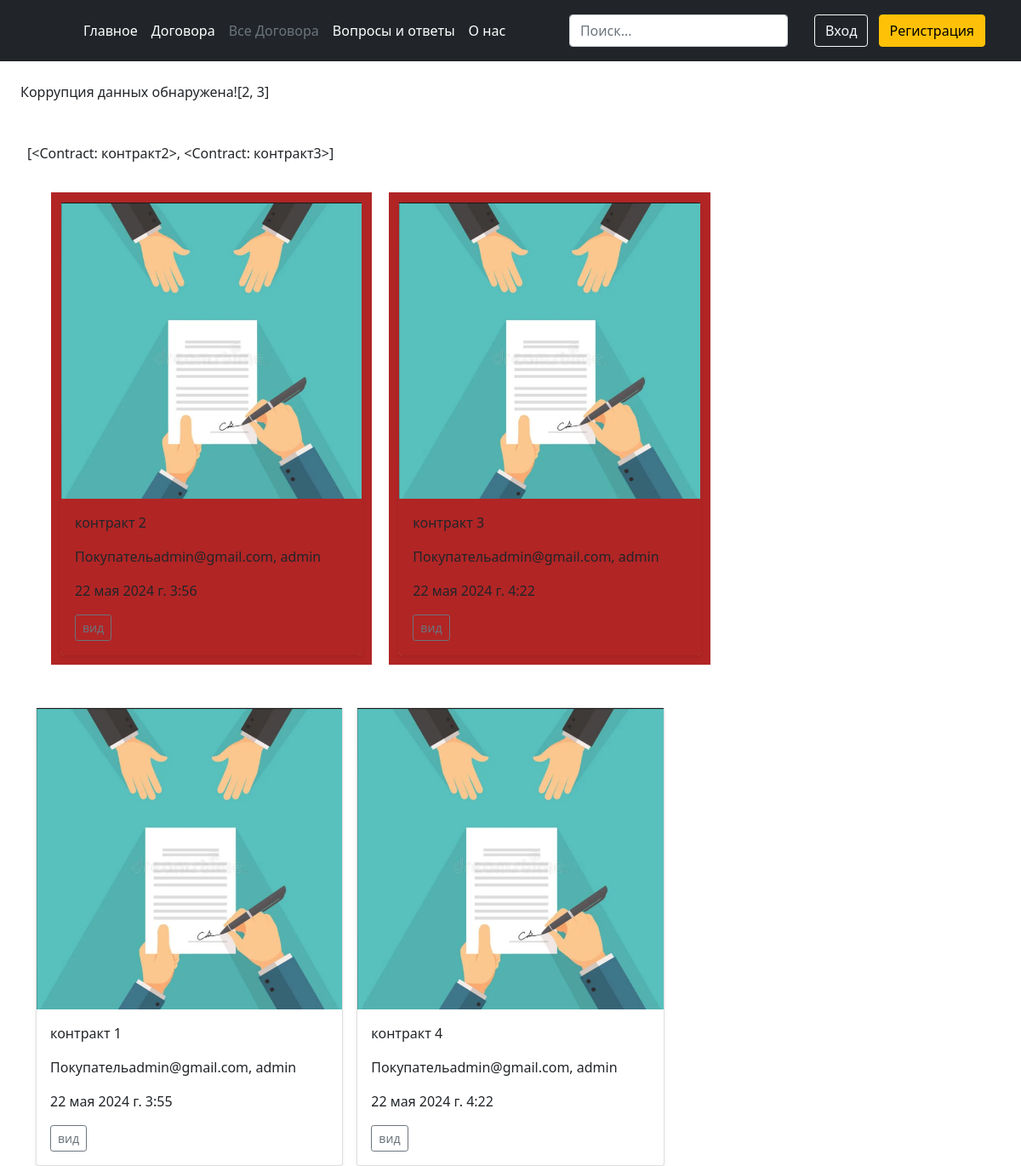
/all_dogovor/, run on the app's committed database.
### core/models.py (models this page shows, shortened)
class Contract(models.Model):
    index = models.IntegerField(null=True, blank=True)
    buyer = models.ForeignKey(User, on_delete=models.CASCADE, related_name='bought_contracts')
    seller = models.ForeignKey(User, on_delete=models.CASCADE, related_name='sold_contracts')
    item = models.CharField(max_length=255)
    price = models.DecimalField(max_digits=10, decimal_places=2)
    payment_terms = models.TextField()
    delivery_terms = models.TextField()
    warranty = models.TextField()
    dispute_resolution = models.TextField()
    podpis1 = models.FileField(upload_to='podpisi1')
    podpis2 = models.FileField(upload_to='podpisi2')
    timestamp = models.DateTimeField(auto_now_add=True,null=True, blank=True, verbose_name='создания блока')
    previous_hash = models.CharField(max_length=64,null=True, blank=True)
    hash = models.CharField(max_length=64, blank=True,null=True)
    def __str__(self):
        return "контракт{}".format(self.index)

class User(AbstractBaseUser,PermissionsMixin):
    email = models.EmailField(null=False, max_length=100,unique=True)
    idpassword = models.CharField(max_length=22,blank=True, null=True, verbose_name='id password')
    image = models.ImageField(verbose_name='изображение', upload_to='user_images/', blank=True, null=True)
    firstname = models.CharField(null=False, max_length=100)
    lastname = models.CharField(null=False, max_length=100)
    phone = models.IntegerField(null=False,unique=True)
    date_joined = models.DateTimeField(auto_now=True)
    last_login = models.DateTimeField(auto_now=True)
    is_admin = models.BooleanField(default = False)
    is_active = models.BooleanField(default = True)
    is_staff = models.BooleanField(default = False)
    is_superuser = models.BooleanField(default = False)
    USERNAME_FIELD = 'email'
    REQUIRED_FIELDS = ['firstname','lastname','phone']
    objects = UserManager()
    def __str__(self):
        return self.email + ", " + self.firstname

### core/views.py (the view)
# urls.py: path('all_dogovor/', alldogovor, name='alldogovor')
def alldogovor(request):
    blocks = Contract.objects.all()
    corruption_detected = check_blockchain_integrity(blocks)
    if corruption_detected:
        messages.error(request, 'Коррупция данных обнаружена!{}'.format(corruption_detected))
        cor_block = []
        for item in corruption_detected:
            cor_block.append(blocks.get(index=item))
            blocks = blocks.exclude(index=item)
        print(cor_block)
        return render(request,'all_dogovor.html',{'blocks':blocks, 'cor_block':cor_block} )
    return render(request,'all_dogovor.html',{'blocks':blocks, } )

### core/views.py (called while the page is built)
def check_blockchain_integrity(blocks):
    lst = []
    for i in range(1, len(blocks)):
        current_block = blocks[i]
        previous_block = blocks[i - 1]
        if current_block.previous_hash != previous_block.hash:
            lst.append(previous_block.index)
    return lst  # Коррупция обнаружена
    return False

### core/templates/all_dogovor.html (shortened to what this page needs)
{% extends "base.html" %}
{% load static %}
{% block navbar %}
<li><a href="{% url 'main' %}" class="nav-link px-2  text-white "><ya-tr-span data-index="19-0" data-translated="true" data-source-lang="en" data-target-lang="ru" data-value="Features" data-translation="Характеристики" data-ch="1" data-type="trSpan" style="visibility: initial !important;">Главное</ya-tr-span></a></li>
<li><a href="{% url 'dog' %}" class="nav-link px-2 text-white"><ya-tr-span data-index="20-0" data-translated="true" data-source-lang="en" data-target-lang="ru" data-value="Pricing" data-translation="Цены" data-ch="1" data-type="trSpan" style="visibility: initial !important;">Договора</ya-tr-span></a></li>
<li><a href="{% url 'alldogovor' %}" class="nav-link px-2 text-secondary"><ya-tr-span data-index="20-0" data-translated="true" data-source-lang="en" data-target-lang="ru" data-value="Pricing" data-translation="Цены" data-ch="1" data-type="trSpan" style="visibility: initial !important;">Все Договора</ya-tr-span></a></li>
<li><a href="{% url 'q_answer' %}" class="nav-link px-2 text-white"><ya-tr-span data-index="21-0" data-translated="true" data-source-lang="en" data-target-lang="ru" data-value="FAQs" data-translation="Вопросы и ответы" data-ch="1" data-type="trSpan" style="visibility: initial !important;">Вопросы и ответы</ya-tr-span></a></li>
<li><a href="{% url 'about_us' %}" class="nav-link px-2 text-white"><ya-tr-span data-index="22-0" data-translated="true" data-source-lang="en" data-target-lang="ru" data-value="About" data-translation="О нас" data-ch="1" data-type="trSpan" style="visibility: initial !important;">О нас</ya-tr-span></a></li>
{% endblock navbar %}
{% block content %}
{% if messages %}
{% for message in messages %}
    {% if message.tags == 'error' %}
    <div  class="p-4 mb-4 text-sm text-red-800 rounded-lg bg-red-50 dark:bg-gray-300 dark:text-red-600" role="alert">
        {{ message }}
      </div>
    {% elif message.tags == 'warning' %}
    <div  class="p-4 mb-4 text-sm text-yellow-800 rounded-lg bg-yellow-500 dark:bg-yellow-300 dark:text-yellow-600" role="alert">
        <span class="font-medium"></span> {{ message }}
      </div>
    {% elif message.tags == 'success' %}
    <div class="p-4 mb-4 text-bold text-green-800 rounded-lg bg-green-50 dark:bg-green-300 dark:text-green-600" role="alert">
        <span class="font-medium"></span> {{ message }}
      </div>
    {% else %}
    <div class="p-4 mb-4 text-sm text-blue-800 rounded-lg bg-blue-50 dark:bg-green-300 dark:text-blue-600" role="alert">
        <span class="font-medium"></span> {{ message }}
      </div>
    {% endif %}
{% endfor %}
{% endif %}
<ul>
    {{cor_block}}
    <div class="container">
        <div class="row mt-4 row-cols-1 row-cols-sm-2 row-cols-md-3 g-3" >
    {% for block in cor_block %}
    <div class="col" style="margin: 10px; border: 1px solid;padding: 10px;border-color: #b12525; background-color: #b12525;">
        <div class="card shadow-sm" style="border-color: #b12525;">
            <img src="{% static 'img/dog.png' %}" alt="">
          <div style="background-color: #b12525;" class="card-body bg-red-500">
            <p class="card-text"><ya-tr-span data-index="5-0" data-translated="true" data-source-lang="en" data-target-lang="ru" data-value="This is a wider card with supporting text below as a natural lead-in to additional content. " data-translation="Это более широкая карточка со вспомогательным текстом ниже, который естественным образом ведет к дополнительному контенту. " data-ch="0" data-type="trSpan" style="visibility: initial !important;">
                контракт {{block.index}} </ya-tr-span></p>
            <p class="card-text"><ya-tr-span data-index="5-0" data-translated="true" data-source-lang="en" data-target-lang="ru" data-value="This is a wider card with supporting text below as a natural lead-in to additional content. " data-translation="Это более широкая карточка со вспомогательным текстом ниже, который естественным образом ведет к дополнительному контенту. " data-ch="0" data-type="trSpan" style="visibility: initial !important;">
                Покупатель{{block.buyer}} </ya-tr-span></p>
            <p class="card-text"><ya-tr-span data-index="5-0" data-translated="true" data-source-lang="en" data-target-lang="ru" data-value="This is a wider card with supporting text below as a natural lead-in to additional content. " data-translation="Это более широкая карточка со вспомогательным текстом ниже, который естественным образом ведет к дополнительному контенту. " data-ch="0" data-type="trSpan" style="visibility: initial !important;">
                {{block.timestamp}} </ya-tr-span></p>
            <div class="d-flex justify-content-between align-items-center">
              <div class="btn-group">
                <button type="button" class="btn btn-sm btn-outline-secondary"><ya-tr-span data-index="6-0" data-translated="true" data-source-lang="en" data-target-lang="ru" data-value="View" data-translation="Вид" data-ch="0" data-type="trSpan" style="visibility: initial !important;">вид</ya-tr-span></button>
            </div>
            </div>
          </div>
        </div>
    </div>
    {% endfor %}
</div>
</div>
</ul>
<div class="container">
    <div class="row mt-4 row-cols-1 row-cols-sm-2 row-cols-md-3 g-3" >
        {% for block in blocks %}
    <div class="col">
        <div class="card shadow-sm">
            <img src="{% static 'img/dog.png' %}" alt="">
          <div class="card-body">
            <p class="card-text"><ya-tr-span data-index="5-0" data-translated="true" data-source-lang="en" data-target-lang="ru" data-value="This is a wider card with supporting text below as a natural lead-in to additional content. " data-translation="Это более широкая карточка со вспомогательным текстом ниже, который естественным образом ведет к дополнительному контенту. " data-ch="0" data-type="trSpan" style="visibility: initial !important;">
                контракт {{block.index}} </ya-tr-span></p>
            <p class="card-text"><ya-tr-span data-index="5-0" data-translated="true" data-source-lang="en" data-target-lang="ru" data-value="This is a wider card with supporting text below as a natural lead-in to additional content. " data-translation="Это более широкая карточка со вспомогательным текстом ниже, который естественным образом ведет к дополнительному контенту. " data-ch="0" data-type="trSpan" style="visibility: initial !important;">
                Покупатель{{block.buyer}} </ya-tr-span></p>
            <p class="card-text"><ya-tr-span data-index="5-0" data-translated="true" data-source-lang="en" data-target-lang="ru" data-value="This is a wider card with supporting text below as a natural lead-in to additional content. " data-translation="Это более широкая карточка со вспомогательным текстом ниже, который естественным образом ведет к дополнительному контенту. " data-ch="0" data-type="trSpan" style="visibility: initial !important;">
                {{block.timestamp}} </ya-tr-span></p>
            <div class="d-flex justify-content-between align-items-center">
              <div class="btn-group">
                <button type="button" class="btn btn-sm btn-outline-secondary"><ya-tr-span data-index="6-0" data-translated="true" data-source-lang="en" data-target-lang="ru" data-value="View" data-translation="Вид" data-ch="0" data-type="trSpan" style="visibility: initial !important;">вид</ya-tr-span></button>
            </div>
            </div>
          </div>
        </div>
    </div>
    {% endfor %}
        </div>
        </div>
{% endblock content %}

### core/templates/base.html (shortened to what this page needs)
<!DOCTYPE html>
<html lang="en">
<head>
    <link rel="stylesheet" href="https://stackpath.bootstrapcdn.com/bootstrap/4.5.2/css/bootstrap.min.css">
    <link href="https://cdn.jsdelivr.net/npm/bootstrap@5.0.2/dist/css/bootstrap.min.css" rel="stylesheet">
</head>
<body>
    <header class="p-3 bg-dark text-white">
        <div class="container">
          <div class="d-flex flex-wrap align-items-center justify-content-center justify-content-lg-start">
            <a href="/" class="d-flex align-items-center mb-2 mb-lg-0 text-white text-decoration-none">
              <svg class="bi me-2" width="40" height="32" role="img" aria-label="Bootstrap"><use xlink:href="#bootstrap"></use></svg>
            </a>
            <ul class="nav col-12 col-lg-auto me-lg-auto mb-2 justify-content-center mb-md-0">
              {% block navbar %}
              {% endblock navbar %}
            </ul>
            <form class="col-12 col-lg-auto mb-3 mb-lg-0 me-lg-3">
              <input type="search" class="form-control form-control-dark" placeholder="Поиск..." aria-label="Поиск">
            </form>
            <div class="text-end">
              {% if request.user.is_authenticated %}
             <a href="{% url 'logout' %}"> <button type="button" class="btn btn-outline-light me-2"><ya-tr-span data-index="23-0" data-translated="true" data-source-lang="en" data-target-lang="ru" data-value="Login" data-translation="Вход" data-ch="1" data-type="trSpan" style="visibility: initial !important;">Выйти</ya-tr-span></button></a>
{% else %}
  <a href="{% url 'login' %}"><button type="button" class="btn btn-outline-light me-2"><ya-tr-span data-index="23-0" data-translated="true" data-source-lang="en" data-target-lang="ru" data-value="Login" data-translation="Вход" data-ch="1" data-type="trSpan" style="visibility: initial !important;">Вход</ya-tr-span></button></a>
              <a href="{% url 'perehod' %}"><button type="button" class="btn btn-warning"><ya-tr-span data-index="23-1" data-translated="true" data-source-lang="en" data-target-lang="ru" data-value="Sign-up" data-translation="Регистрация" data-ch="1" data-type="trSpan" style="visibility: initial !important;">Регистрация</ya-tr-span></button></a>
{% endif %}
                          </div>
          </div>
        </div>
      </header>
        {% block content %}
        {% endblock content %}
</body>
</html>

### data on the page
Contract: index.index "[<Contract: контракт2>, <Contract: контракт3>]", index "2", buyer "admin@gmail.com, admin", timestamp "22 мая 2024 г. 3:56"
Contract: index "3", buyer "admin@gmail.com, admin", timestamp "22 мая 2024 г. 4:22"
Contract: index "1", buyer "admin@gmail.com, admin", timestamp "22 мая 2024 г. 3:55"
Contract: index "4", buyer "admin@gmail.com, admin", timestamp "22 мая 2024 г. 4:22"

### other printed values
{{ message }} "Коррупция данных обнаружена![2, 3]"
